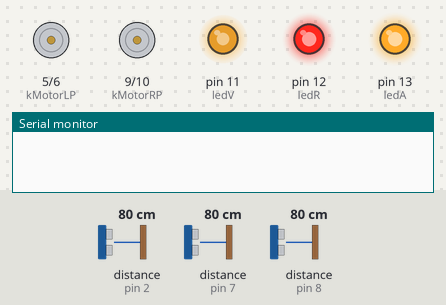
A sketch run on a simulated Arduino Uno, built with avr-gcc and run on an emulated ATmega328P. Shown: motor-driver pin pairs drawn as motors (green arrow = first pin HIGH = forward, orange = second pin HIGH = backward, longer = more drive), output pins drawn as LEDs (lit = HIGH), the last lines printed to the serial monitor. Wiring (inferred from the names in the program): 3 × ultrasonic range finder: trigger A3, echo pin 8 / trigger A4, echo pin 2 / trigger A5, echo pin 7. The test bench sets the inputs (shaded band); at power-on: distance to the obstacle (sensors on pin 2, pin 7, pin 8) 80 cm. The echo pulse lasts 58.3 µs per cm; pins used as bus, display or sensor lines are not drawn.

Above: at 1.2 s.
1.3 s: distance to the obstacle (sensor on pin 2) set to 2 cm
At 2.5 s:
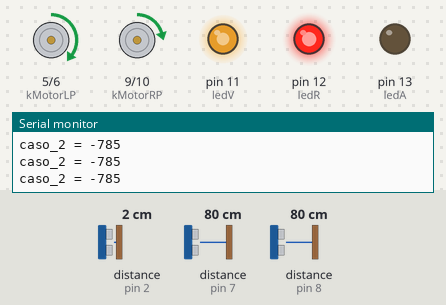
2.8 s: distance to the obstacle (sensor on pin 7) set to 18 cm
At 4.0 s:
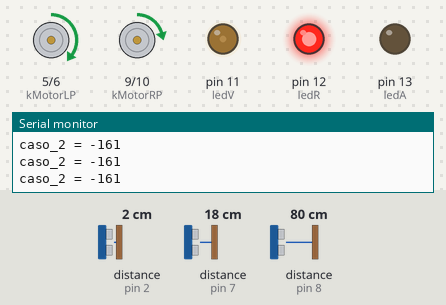
4.3 s: distance to the obstacle (sensor on pin 8) set to 8 cm
7.3 s: distance to the obstacle (sensor on pin 8) set to 5 cm
At 7.9 s:
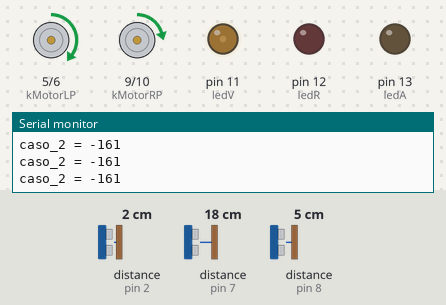
8.8 s: distance to the obstacle (sensor on pin 2) set to 16 cm
11.8 s: distance to the obstacle (sensor on pin 2) set to 20 cm
At 12.3 s:
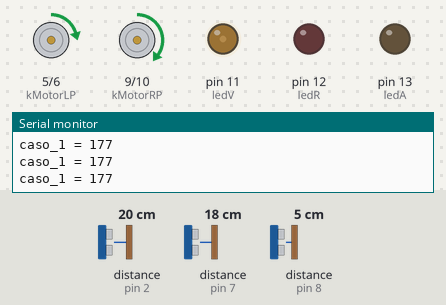
Timing chart, 0 to 14.3 s (numbered marks = the images above; inputs shaded):
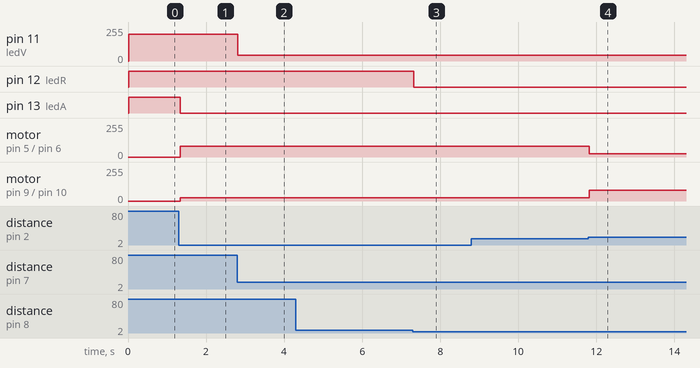

The sketch:

v1.0.ino
```cpp
/*Definicion de los pines necesrios para el funcionamiento de los sensores de ultrasonido.*/
/*Se determina su ubicacion de la siguiente manera: A=adelenate; B=lateral_atras; C=lateral_adelante*/
const int TriggerPinA = A3;
const int EchoPinA = 8;
const int TriggerPinB = A4;
const int EchoPinB = 2;
const int TriggerPinC = A5;
const int EchoPinC = 7;

/*Definicion de variables para medir la distancia de la pared con el sensor*/
int DistanceA_mm;
int DistanceB_mm;
int DistanceC_mm;

/*Definicion de los pines necesarios para el funcionamiento del led*/
const int ledA = 13;
const int ledR = 12;
const int ledV = 11;

/*Deficion de los pines necesarios para el funcionamiento del motor*/
int kMotorLP = 5;
int kMotorLN = 6;
int kMotorRP = 9;
int kMotorRN = 10;

/*Definicion de varibles varias, necesarias para el desarrollo del código*/
int Diferencia;
int outA;
int outB;
int outC;
int duration;

void setup() {

/*Iniciallizacion de pines como entradas o salidas*/
  pinMode(ledA, OUTPUT);
  pinMode(ledR, OUTPUT);
  pinMode(ledV,OUTPUT);

  pinMode(TriggerPinA, OUTPUT);
  pinMode(EchoPinA, INPUT);
  pinMode(TriggerPinB, OUTPUT);
  pinMode(EchoPinB, INPUT);
  pinMode(TriggerPinC, OUTPUT);
  pinMode(EchoPinC, INPUT);

  Serial.begin(9600);

/*Inicializacion de variables, primera escritura*/
  digitalWrite(ledA,LOW);
  digitalWrite(ledR,LOW);
  digitalWrite(ledV,LOW);

  digitalWrite(kMotorLP, LOW);
  digitalWrite(kMotorLN, LOW);
  digitalWrite(kMotorRP, LOW);
  digitalWrite(kMotorRN, LOW);
}

int readSensor(int trigger, int echo) {
   digitalWrite(trigger, LOW);
   delayMicroseconds(2);
   digitalWrite(trigger, HIGH);
   delayMicroseconds(10);
   digitalWrite(trigger, LOW);

   duration = pulseIn(echo, HIGH);

   if (duration < 0) duration = 0;
   return ((duration / 2.9) / 2);
}

void loop() {

 /*Lectura de la distancia de los sensores ultrasónicos con la pared*/
  DistanceA_mm = readSensor(TriggerPinA, EchoPinA);
  DistanceB_mm = readSensor(TriggerPinB, EchoPinB);
  DistanceC_mm = readSensor(TriggerPinC, EchoPinC);

  outA = map(DistanceA_mm, 0, 1023, 120, 255);
  analogWrite(ledR, outA);
  outB = map(DistanceB_mm, 0, 1023, 0, 255);
  analogWrite(ledA, outB);
  outC = map(DistanceC_mm, 0, 1023, 0, 255);
  analogWrite(ledV, outC);

/*Cálculo de la diferencia de lectura entre los sensores laterales*/
  Diferencia = DistanceB_mm - DistanceC_mm;

/*Separacion por caso según resultado de la variable anterior*/

/*ACLARACION IMPORTANTE: Los motores estan conectados al reves, por ende el Left es el motor derecho y Right es el motor izquierdo*/

/*Caso 1: la diferencia es mayor que 0, por ende DistanceC_mm es menor que DistanceB_mm.*/
  if (Diferencia > 0) {
      //El motor izquierdo debe ir más rápido para "enderezar" el robot
      analogWrite(kMotorLP, 25);
      analogWrite(kMotorLN, 0);
      analogWrite(kMotorRP, 80);
      analogWrite(kMotorRN, 0);
      Serial.print("caso_1 = ");
      Serial.println(DistanceC_mm, DEC);
      //delay(1000);
   }

/*Caso 2: la diferencia es menor que 0, por ende DistanceC_mm es mayor que DistanceB_mm.*/
  if (Diferencia < 0) {
      //El motor derecho debe ir más rápido para "enderezar" el robot
      analogWrite(kMotorLP, 80);
      analogWrite(kMotorLN, 0);
      analogWrite(kMotorRP, 25);
      analogWrite(kMotorRN, 0);
      Serial.print("caso_2 = ");
      Serial.println(Diferencia, DEC);
      //delay(1000);
  }

/*Caso 3: el sensor B mide una distancia superior a 80mm, por ende el robot está andando en diagonal*/
  if (DistanceC_mm < 30 && DistanceB_mm > 30) {
        //El motor izquierdo debe ir más rápido para "enderezar" el robot
        analogWrite(kMotorLP, 25);
        analogWrite(kMotorLN, 0);
        analogWrite(kMotorRP, 40);
        analogWrite(kMotorRN, 0);
        Serial.print("caso_3 = ");
        Serial.println(DistanceC_mm, DEC);
        //delay(1000);
  }

/*Caso 4: Definicion de "Esquina", los 3 sensores miden una distancia inferior a la establecida*/
  if (DistanceA_mm < 85 && DistanceB_mm < 130 && DistanceC_mm < 130) {
    while(DistanceA_mm<85){
      //Como siempre seguimos la pared derecha con los sensores laterales, hace un giro hacia la derecha
      analogWrite(kMotorLP, 20);
      analogWrite(kMotorLN, 60);
      analogWrite(kMotorRP, 60);
      analogWrite(kMotorRN, 20);
      Serial.print("ESQUINA = ");
      Serial.println(DistanceA_mm, DEC);
      //delay(1000);

      //Nueva lectura de los sensores
      DistanceA_mm = readSensor(TriggerPinA, EchoPinA);
      DistanceB_mm = readSensor(TriggerPinB, EchoPinB);
      DistanceC_mm = readSensor(TriggerPinC, EchoPinC);
    }
    delay(100);
  }

/*Caso 5: el sensor A mide una distancia inferior a la establecida*/
/*  if (DistanceA_mm < 20) {
    while(DistanceA_mm<20){
      //Los motores deben ir para atras
      analogWrite(kMotorLP, 20);
      analogWrite(kMotorLN, 1);
      analogWrite(kMotorRP, 20);
      analogWrite(kMotorRN, 1);
      Serial.print("ME CHOCO = ");
      Serial.println(DistanceA_mm, DEC);
//      delay(1000);

      //Nueva lectura de los sensores
      DistanceA_mm = readSensor(TriggerPinA, EchoPinA);
      DistanceB_mm = readSensor(TriggerPinB, EchoPinB);
      DistanceC_mm = readSensor(TriggerPinC, EchoPinC);
    }
    delay(100);

  }
*/

  delay(20);
}
```

Measured:
- the behaviour switches between 7 and 6 cm on distance to the obstacle (sensor on pin 8) (found by bisection; images 2 and 3)
- the behaviour switches between 18 and 19 cm on distance to the obstacle (sensor on pin 2) (found by bisection; images 3 and 4)
- after the input at 1.3 s, pin 13 (ledA): HIGH → LOW at once; motor on pin 5 (kMotorLP) / pin 6 (kMotorLN): stopped → forward 80/255 at once; motor on pin 9 (kMotorRP) / pin 10 (kMotorRN): stopped → forward 25/255 at once
- after the input at 2.8 s, pin 11 (ledV): 199/255 → 44/255 at once
- after the input at 7.3 s, pin 12 (ledR): HIGH → LOW at once
- after the input at 11.8 s, motor on pin 5 (kMotorLP) / pin 6 (kMotorLN): forward 80/255 → forward 25/255 at once; motor on pin 9 (kMotorRP) / pin 10 (kMotorRN): forward 25/255 → forward 80/255 at once
